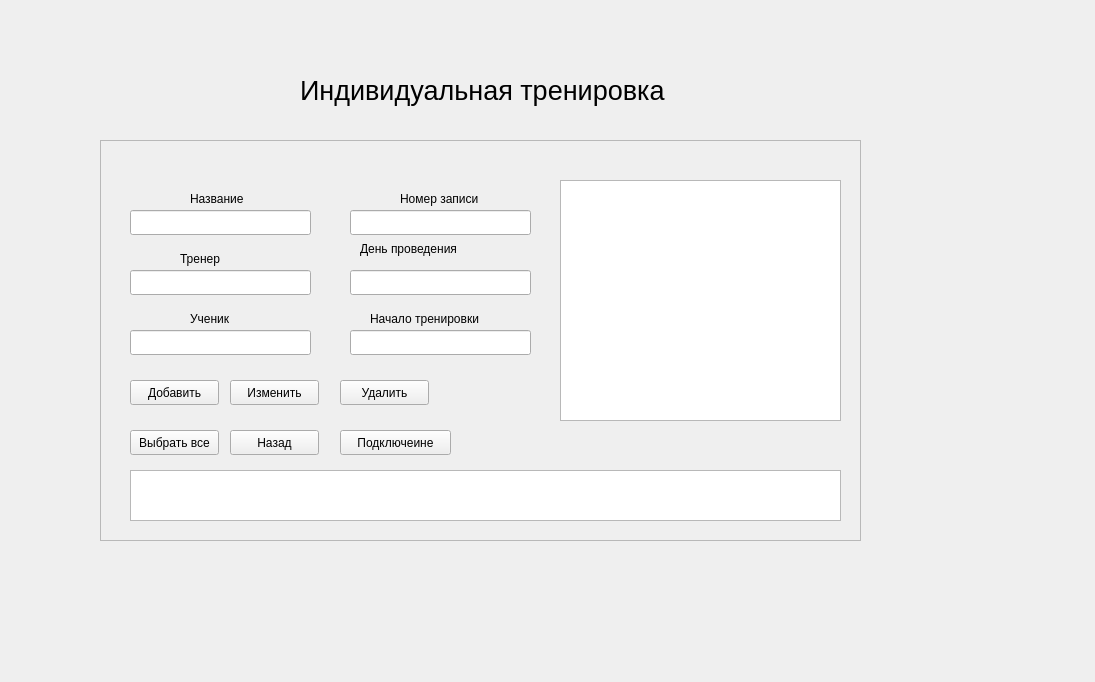
<?xml version="1.0" encoding="UTF-8"?>
<ui version="4.0">
 <class>indtra</class>
 <widget class="QWidget" name="indtra">
  <property name="geometry">
   <rect>
    <x>0</x>
    <y>0</y>
    <width>1095</width>
    <height>682</height>
   </rect>
  </property>
  <property name="windowTitle">
   <string>Form</string>
  </property>
  <widget class="QFrame" name="frame">
   <property name="geometry">
    <rect>
     <x>100</x>
     <y>140</y>
     <width>761</width>
     <height>401</height>
    </rect>
   </property>
   <property name="frameShape">
    <enum>QFrame::StyledPanel</enum>
   </property>
   <property name="frameShadow">
    <enum>QFrame::Raised</enum>
   </property>
   <widget class="QLineEdit" name="leName">
    <property name="geometry">
     <rect>
      <x>30</x>
      <y>70</y>
      <width>181</width>
      <height>25</height>
     </rect>
    </property>
   </widget>
   <widget class="QLineEdit" name="leTrainer">
    <property name="geometry">
     <rect>
      <x>30</x>
      <y>130</y>
      <width>181</width>
      <height>25</height>
     </rect>
    </property>
   </widget>
   <widget class="QLineEdit" name="leStudent">
    <property name="geometry">
     <rect>
      <x>30</x>
      <y>190</y>
      <width>181</width>
      <height>25</height>
     </rect>
    </property>
   </widget>
   <widget class="QLineEdit" name="leDay">
    <property name="geometry">
     <rect>
      <x>250</x>
      <y>130</y>
      <width>181</width>
      <height>25</height>
     </rect>
    </property>
   </widget>
   <widget class="QTableWidget" name="twIndA">
    <property name="geometry">
     <rect>
      <x>460</x>
      <y>40</y>
      <width>281</width>
      <height>241</height>
     </rect>
    </property>
   </widget>
   <widget class="QTextEdit" name="teIndA">
    <property name="geometry">
     <rect>
      <x>30</x>
      <y>330</y>
      <width>711</width>
      <height>51</height>
     </rect>
    </property>
   </widget>
   <widget class="QLabel" name="lbPlaceIndA">
    <property name="geometry">
     <rect>
      <x>260</x>
      <y>100</y>
      <width>141</width>
      <height>17</height>
     </rect>
    </property>
    <property name="text">
     <string>День проведения</string>
    </property>
   </widget>
   <widget class="QLabel" name="lbStudentIndA">
    <property name="geometry">
     <rect>
      <x>90</x>
      <y>170</y>
      <width>101</width>
      <height>17</height>
     </rect>
    </property>
    <property name="text">
     <string>Ученик</string>
    </property>
   </widget>
   <widget class="QLabel" name="lbTrainerIndA">
    <property name="geometry">
     <rect>
      <x>80</x>
      <y>110</y>
      <width>121</width>
      <height>17</height>
     </rect>
    </property>
    <property name="text">
     <string>Тренер</string>
    </property>
   </widget>
   <widget class="QLabel" name="lbNameIndA">
    <property name="geometry">
     <rect>
      <x>90</x>
      <y>50</y>
      <width>81</width>
      <height>17</height>
     </rect>
    </property>
    <property name="text">
     <string>Название</string>
    </property>
   </widget>
   <widget class="QPushButton" name="btnAddIndA">
    <property name="geometry">
     <rect>
      <x>30</x>
      <y>240</y>
      <width>89</width>
      <height>25</height>
     </rect>
    </property>
    <property name="text">
     <string>Добавить</string>
    </property>
   </widget>
   <widget class="QPushButton" name="btnDelIndA">
    <property name="geometry">
     <rect>
      <x>240</x>
      <y>240</y>
      <width>89</width>
      <height>25</height>
     </rect>
    </property>
    <property name="text">
     <string>Удалить</string>
    </property>
   </widget>
   <widget class="QPushButton" name="btnSelectAllIndA">
    <property name="geometry">
     <rect>
      <x>30</x>
      <y>290</y>
      <width>89</width>
      <height>25</height>
     </rect>
    </property>
    <property name="text">
     <string>Выбрать все</string>
    </property>
   </widget>
   <widget class="QPushButton" name="btnBackIndA">
    <property name="geometry">
     <rect>
      <x>130</x>
      <y>290</y>
      <width>89</width>
      <height>25</height>
     </rect>
    </property>
    <property name="text">
     <string>Назад</string>
    </property>
   </widget>
   <widget class="QLabel" name="lbStartIndA">
    <property name="geometry">
     <rect>
      <x>270</x>
      <y>170</y>
      <width>141</width>
      <height>17</height>
     </rect>
    </property>
    <property name="text">
     <string>Начало тренировки</string>
    </property>
   </widget>
   <widget class="QPushButton" name="btnConnect">
    <property name="geometry">
     <rect>
      <x>240</x>
      <y>290</y>
      <width>111</width>
      <height>25</height>
     </rect>
    </property>
    <property name="text">
     <string>Подключеине</string>
    </property>
   </widget>
   <widget class="QLineEdit" name="leTime">
    <property name="geometry">
     <rect>
      <x>250</x>
      <y>190</y>
      <width>181</width>
      <height>25</height>
     </rect>
    </property>
   </widget>
   <widget class="QLabel" name="lbNew">
    <property name="geometry">
     <rect>
      <x>300</x>
      <y>50</y>
      <width>111</width>
      <height>17</height>
     </rect>
    </property>
    <property name="text">
     <string>Номер записи</string>
    </property>
   </widget>
   <widget class="QLineEdit" name="leNew">
    <property name="geometry">
     <rect>
      <x>250</x>
      <y>70</y>
      <width>181</width>
      <height>25</height>
     </rect>
    </property>
   </widget>
   <widget class="QPushButton" name="bntEdit">
    <property name="geometry">
     <rect>
      <x>130</x>
      <y>240</y>
      <width>89</width>
      <height>25</height>
     </rect>
    </property>
    <property name="text">
     <string>Изменить</string>
    </property>
   </widget>
  </widget>
  <widget class="QLabel" name="label_5">
   <property name="geometry">
    <rect>
     <x>300</x>
     <y>70</y>
     <width>381</width>
     <height>41</height>
    </rect>
   </property>
   <property name="font">
    <font>
     <pointsize>20</pointsize>
    </font>
   </property>
   <property name="text">
    <string>Индивидуальная тренировка</string>
   </property>
  </widget>
 </widget>
 <resources/>
 <connections/>
</ui>
